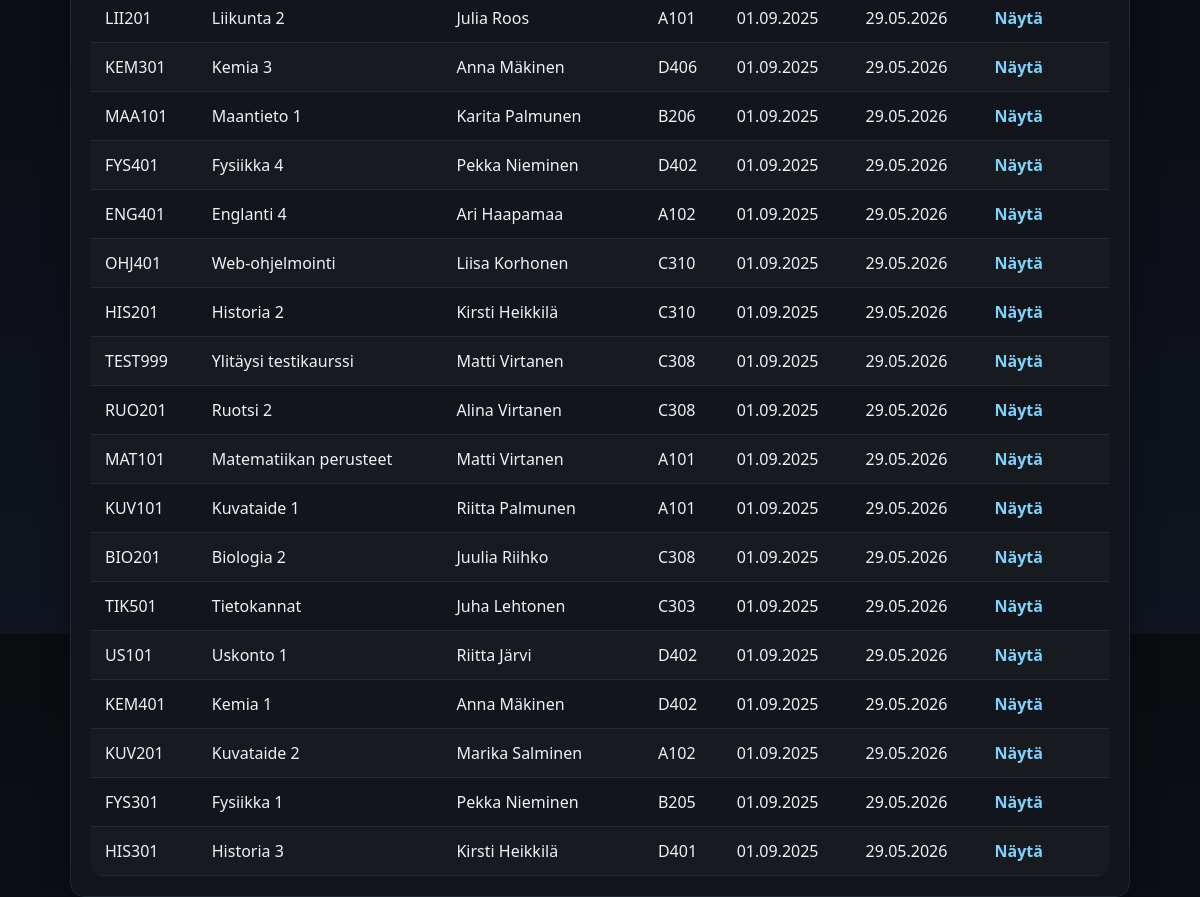
Page /kurssienhallinta/index.php (lower part) on the earlier database version.
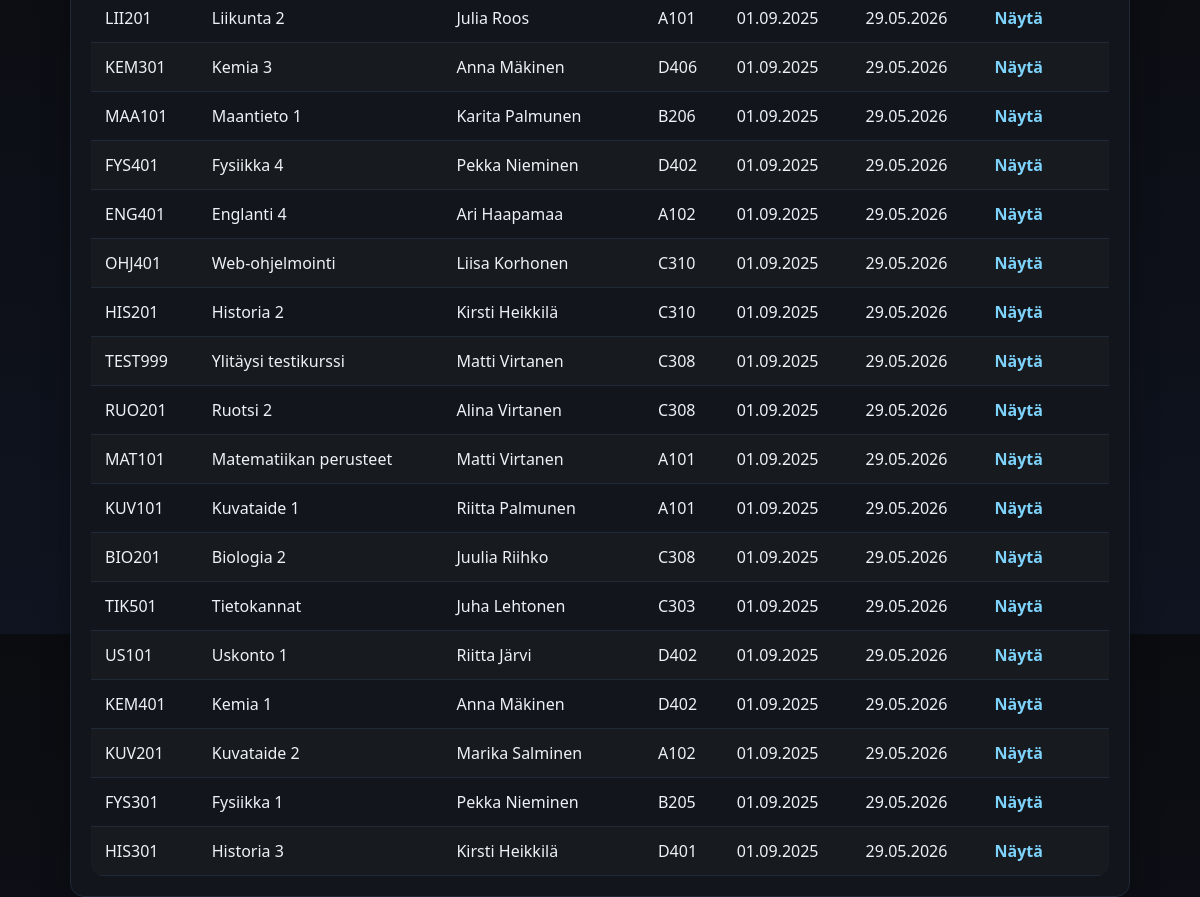
Same page on the later database version.
### tables this page shows
CREATE TABLE `kurssit` (
  `kurssi_id` int(11) NOT NULL,
  `kurssin_tunnus` varchar(20) NOT NULL,
  `kurssi_nimi` varchar(100) NOT NULL,
  `kurssikuvaus` text DEFAULT NULL,
  `aloituspaiva` date NOT NULL,
  `lopetuspaiva` date NOT NULL,
  `opettaja_id` int(11) NOT NULL,
  `tila_id` int(11) NOT NULL
);

CREATE TABLE `opettajat` (
  `opettaja_id` int(11) NOT NULL,
  `etunimi` varchar(50) NOT NULL,
  `sukunimi` varchar(50) NOT NULL,
  `aine` varchar(100) NOT NULL
);

CREATE TABLE `tilat` (
  `tila_id` int(11) NOT NULL,
  `tila_nimi` varchar(50) NOT NULL,
  `paikkoja` int(11) NOT NULL
);

### kurssienhallinta/index.php (the view, shortened to what this page needs)
<?php
function finDate($date) {
    return date("d.m.Y", strtotime($date));
}
$pdo = getPDO();
$stmt = $pdo->query("SELECT k.kurssi_id, k.kurssin_tunnus, k.kurssi_nimi, k.aloituspaiva, k.lopetuspaiva, o.etunimi AS op_etunimi, o.sukunimi AS op_sukunimi, t.tila_nimi
    FROM kurssit k
    JOIN opettajat o ON k.opettaja_id = o.opettaja_id
    JOIN tilat t ON k.tila_id = t.tila_id
    ORDER BY k.aloituspaiva ASC");
$kurssit = $stmt->fetchAll();
?>
<!doctype html>
<html lang="fi">
<head>
  <link rel="stylesheet" href="styles.css">
</head>
<body>
  <div class="container">
    <div class="card table-wrap">
      <table>
        <tbody>
          <?php foreach($kurssit as $k): ?>
          <tr>
            <td><?= htmlspecialchars($k['kurssin_tunnus']) ?></td>
            <td><?= htmlspecialchars($k['kurssi_nimi']) ?></td>
            <td><?= htmlspecialchars($k['op_etunimi'] . ' ' . $k['op_sukunimi']) ?></td>
            <td><?= htmlspecialchars($k['tila_nimi']) ?></td>
            <td><?= finDate($k['aloituspaiva']) ?></td>
            <td><?= finDate($k['lopetuspaiva']) ?></td>
            <td><a href="kurssi.php?id=<?= $k['kurssi_id'] ?>">Näytä</a></td>
          </tr>
          <?php endforeach; ?>
        </tbody>
      </table>
    </div>
  </div>
</body>
</html>

Differences in the rows shown:
changed kurssit "TEST999": kurssi_nimi "Ylitäysi testikaurssi" → "Ylitäysi testikurssi"
